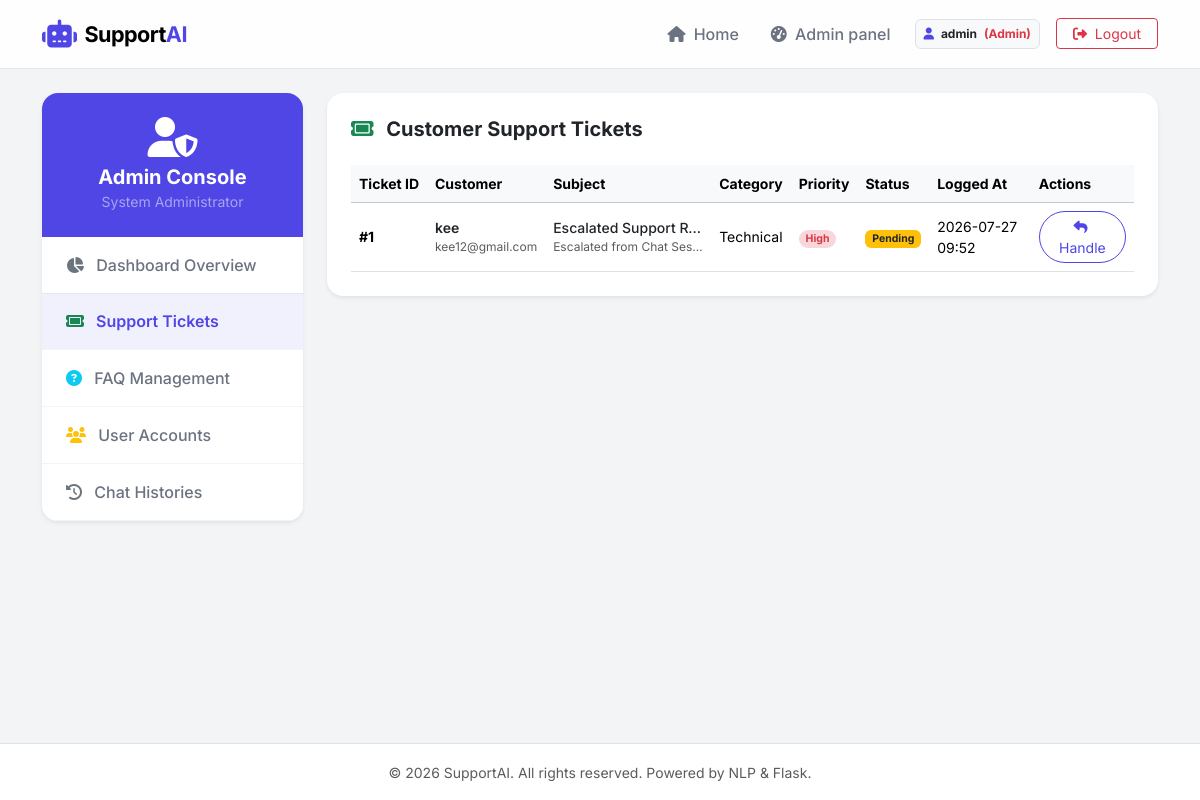
The app's page /admin/tickets (signed in) with its own data.
### models/user.py (models this page shows, shortened)
class User(db.Model, UserMixin):
    __tablename__ = 'users'
    id = db.Column(db.Integer, primary_key=True)
    username = db.Column(db.String(80), unique=True, nullable=False)
    email = db.Column(db.String(120), unique=True, nullable=False)
    password_hash = db.Column(db.String(256), nullable=False)
    role = db.Column(db.String(20), default='customer')  # 'customer' or 'admin'
    created_at = db.Column(db.DateTime, default=datetime.utcnow)
    conversations = db.relationship('Conversation', backref='user', lazy=True, cascade='all, delete-orphan')
    tickets = db.relationship('SupportTicket', backref='user', lazy=True, cascade='all, delete-orphan')
    def is_admin(self):
        return self.role == 'admin'

### models/support_ticket.py (models this page shows, shortened)
class SupportTicket(db.Model):
    __tablename__ = 'support_tickets'
    id = db.Column(db.Integer, primary_key=True)
    user_id = db.Column(db.Integer, db.ForeignKey('users.id', ondelete='CASCADE'), nullable=False)
    subject = db.Column(db.String(200), nullable=False)
    description = db.Column(db.Text, nullable=False)
    status = db.Column(db.String(20), default='pending')  # 'pending', 'in_progress', 'resolved'
    priority = db.Column(db.String(20), default='medium')  # 'low', 'medium', 'high'
    category = db.Column(db.String(100), nullable=False)  # 'Billing', 'Technical', 'General', etc.
    created_at = db.Column(db.DateTime, default=datetime.utcnow)
    updated_at = db.Column(db.DateTime, default=datetime.utcnow, onupdate=datetime.utcnow)
    admin_reply = db.Column(db.Text, nullable=True)

### app.py (the view, shortened to what this page needs)
    @app.route('/admin/tickets', methods=['GET', 'POST'])
    @login_required
    @admin_required
    def admin_tickets():
        tickets = SupportTicket.query.order_by(SupportTicket.created_at.desc()).all()
        return render_template('admin/tickets.html', tickets=tickets)

### templates/admin/tickets.html (shortened to what this page needs)
{% extends 'base.html' %}
{% block content %}
<div class="row">
    <div class="col-md-3 mb-4">
        <div class="card border-0 shadow-sm rounded-4 overflow-hidden">
            <div class="bg-primary text-white p-4 text-center">
                <i class="fa-solid fa-user-shield fs-1 mb-2"></i>
                <h5 class="mb-0 fw-bold">Admin Console</h5>
                <small class="text-white-50">System Administrator</small>
            </div>
            <div class="list-group list-group-flush admin-sidebar-list">
                <a href="{{ url_for('admin_dashboard') }}" class="list-group-item list-group-item-action py-3 px-4 border-0">
                    <i class="fa-solid fa-chart-pie me-2 text-secondary"></i> Dashboard Overview
                </a>
                <a href="{{ url_for('admin_tickets') }}" class="list-group-item list-group-item-action py-3 px-4 active border-0">
                    <i class="fa-solid fa-ticket me-2 text-success"></i> Support Tickets
                </a>
                <a href="{{ url_for('admin_faqs') }}" class="list-group-item list-group-item-action py-3 px-4 border-0">
                    <i class="fa-solid fa-circle-question me-2 text-info"></i> FAQ Management
                </a>
                <a href="{{ url_for('admin_users') }}" class="list-group-item list-group-item-action py-3 px-4 border-0">
                    <i class="fa-solid fa-users me-2 text-warning"></i> User Accounts
                </a>
                <a href="{{ url_for('admin_chats') }}" class="list-group-item list-group-item-action py-3 px-4 border-0">
                    <i class="fa-solid fa-history me-2 text-secondary"></i> Chat Histories
                </a>
            </div>
        </div>
    </div>
    <div class="col-md-9">
        <div class="card border-0 shadow-sm rounded-4 p-4">
            <h5 class="fw-bold text-dark mb-4"><i class="fa-solid fa-ticket me-2 text-success"></i> Customer Support Tickets</h5>
            <div class="table-responsive">
                <table class="table table-hover align-middle mb-0 small">
                    <thead class="table-light text-nowrap">
                        <tr>
                            <th>Ticket ID</th>
                            <th>Customer</th>
                            <th>Subject</th>
                            <th>Category</th>
                            <th>Priority</th>
                            <th>Status</th>
                            <th>Logged At</th>
                            <th>Actions</th>
                        </tr>
                    </thead>
                    <tbody>
                        {% for ticket in tickets %}
                            <tr>
                                <td class="fw-bold">#{{ ticket.id }}</td>
                                <td>
                                    <div class="fw-semibold text-dark">{{ ticket.user.username }}</div>
                                    <div class="text-muted fs-8">{{ ticket.user.email }}</div>
                                </td>
                                <td>
                                    <div class="fw-medium text-dark text-truncate" style="max-width: 150px;" title="{{ ticket.subject }}">{{ ticket.subject }}</div>
                                    <div class="text-muted fs-8 text-truncate" style="max-width: 150px;">{{ ticket.description }}</div>
                                </td>
                                <td>{{ ticket.category }}</td>
                                <td>
                                    {% if ticket.priority == 'high' %}
                                        <span class="badge bg-danger-subtle text-danger rounded-pill">High</span>
                                    {% elif ticket.priority == 'medium' %}
                                        <span class="badge bg-warning-subtle text-warning rounded-pill">Medium</span>
                                    {% else %}
                                        <span class="badge bg-info-subtle text-info rounded-pill">Low</span>
                                    {% endif %}
                                </td>
                                <td>
                                    {% if ticket.status == 'pending' %}
                                        <span class="badge bg-warning text-dark">Pending</span>
                                    {% elif ticket.status == 'in_progress' %}
                                        <span class="badge bg-primary">In Progress</span>
                                    {% else %}
                                        <span class="badge bg-success">Resolved</span>
                                    {% endif %}
                                </td>
                                <td>{{ ticket.created_at.strftime('%Y-%m-%d %H:%M') }}</td>
                                <td>
                                    <button class="btn btn-outline-primary btn-sm rounded-pill px-3 reply-btn"
                                            data-id="{{ ticket.id }}"
                                            data-user="{{ ticket.user.username }}"
                                            data-subject="{{ ticket.subject }}"
                                            data-desc="{{ ticket.description }}"
                                            data-reply="{{ ticket.admin_reply or '' }}"
                                            data-status="{{ ticket.status }}"
                                            data-bs-toggle="modal"
                                            data-bs-target="#ticketReplyModal">
                                        <i class="fa-solid fa-reply me-1"></i> Handle
                                    </button>
                                </td>
                            </tr>
                        {% else %}
                            <tr>
                                <td colspan="8" class="text-center py-5 text-muted">No support tickets recorded in the system.</td>
                            </tr>
                        {% endfor %}
                    </tbody>
                </table>
            </div>
        </div>
    </div>
</div>
{% endblock %}

### templates/base.html (shortened to what this page needs)
<!DOCTYPE html>
<html lang="en">
<head>
    <link href="https://cdn.jsdelivr.net/npm/bootstrap@5.3.3/dist/css/bootstrap.min.css" rel="stylesheet">
    <link rel="stylesheet" href="https://cdnjs.cloudflare.com/ajax/libs/font-awesome/6.4.0/css/all.min.css">
    <link rel="stylesheet" href="{{ url_for('static', filename='css/style.css') }}">
</head>
<body>
    <nav class="navbar navbar-expand-lg sticky-top" id="mainNavbar">
        <div class="container">
            <a class="navbar-brand d-flex align-items-center" href="{{ url_for('index') }}" id="navBrand">
                <i class="fa-solid fa-robot me-2 text-primary fs-3"></i>
                <span class="fw-bold tracking-tight">Support<span class="text-primary">AI</span></span>
            </a>
            <div class="collapse navbar-collapse" id="navbarContent">
                <ul class="navbar-nav ms-auto align-items-center">
                    <li class="nav-item">
                        <a class="nav-link" href="{{ url_for('index') }}"><i class="fa-solid fa-house me-1"></i> Home</a>
                    </li>
                    {% if current_user.is_authenticated %}
                        {% if current_user.is_admin() %}
                            <li class="nav-item">
                                <a class="nav-link" href="{{ url_for('admin_dashboard') }}"><i class="fa-solid fa-gauge-high me-1"></i> Admin panel</a>
                            </li>
                        {% else %}
                            <li class="nav-item">
                                <a class="nav-link" href="{{ url_for('dashboard') }}"><i class="fa-solid fa-table-columns me-1"></i> Dashboard</a>
                            </li>
                        {% endif %}
                        <li class="nav-item ms-lg-2">
                            <span class="badge bg-light text-dark border p-2 d-none d-lg-inline-block">
                                <i class="fa-solid fa-user me-1 text-primary"></i> {{ current_user.username }}
                                {% if current_user.is_admin() %}
                                    <span class="text-danger fw-bold ms-1">(Admin)</span>
                                {% endif %}
                            </span>
                        </li>
                        <li class="nav-item ms-lg-3">
                            <a class="btn btn-outline-danger btn-sm px-3" href="{{ url_for('logout') }}"><i class="fa-solid fa-right-from-bracket me-1"></i> Logout</a>
                        </li>
                    {% endif %}
                </ul>
            </div>
        </div>
    </nav>
    <main class="py-4">
        <div class="container">
            {% block content %}{% endblock %}
        </div>
    </main>
    <footer class="footer mt-auto py-3 bg-white border-top">
        <div class="container text-center">
            <span class="text-muted small">&copy; 2026 SupportAI. All rights reserved. Powered by NLP & Flask.</span>
        </div>
    </footer>
</body>
</html>

### static/css/style.css (style rules this page uses)
:root { --primary-color: #4f46e5; --primary-hover: #4338ca; --bg-light: #f9fafb; --text-dark: #111827; --text-muted: #6b7280; --border-color: #e5e7eb; --card-shadow: 0 4px 6px -1px rgb(0 0 0 / 0.05), 0 2px 4px -2px rgb(0 0 0 / 0.05); --card-hover-shadow: 0 10px 15px -3px rgb(0 0 0 / 0.1), 0 4px 6px -4px rgb(0 0 0 / 0.1); }
body { font-family: 'Inter', sans-serif; background-color: #f3f4f6; color: var(--text-dark); min-height: 100vh; display: flex; flex-direction: column; }
#mainNavbar { background-color: rgb(255 255 255 / 90%); backdrop-filter: blur(8px); border-bottom: 1px solid var(--border-color); padding: 0.8rem 0; }
#navBrand { font-size: 1.35rem; letter-spacing: -0.025em; }
.nav-link { font-weight: 500; color: var(--text-muted); transition: color 0.2s ease; padding: 0.5rem 1rem !important; }
.admin-sidebar-list .list-group-item { font-weight: 500; color: var(--text-muted); border-bottom: 1px solid #f3f4f6 !important; transition: all 0.2s ease; }
.admin-sidebar-list .list-group-item.active { background-color: rgba(79, 70, 229, 0.08) !important; color: var(--primary-color) !important; font-weight: 600; }
.fs-8 { font-size: 0.75rem !important; }
.text-primary { color: var(--primary-color) !important; }
.bg-primary { background-color: var(--primary-color) !important; }
.btn-outline-primary { color: var(--primary-color) !important; border-color: var(--primary-color) !important; }

### records on screen
User: username "admin"
SupportTicket: id "1", user.username "kee", user.email "kee12@gmail.com", subject "Escalated Support R…", description "Escalated from Chat Ses…", category "Technical", priority "High", status "Pending", created_at "2026-07-27 09:52"
